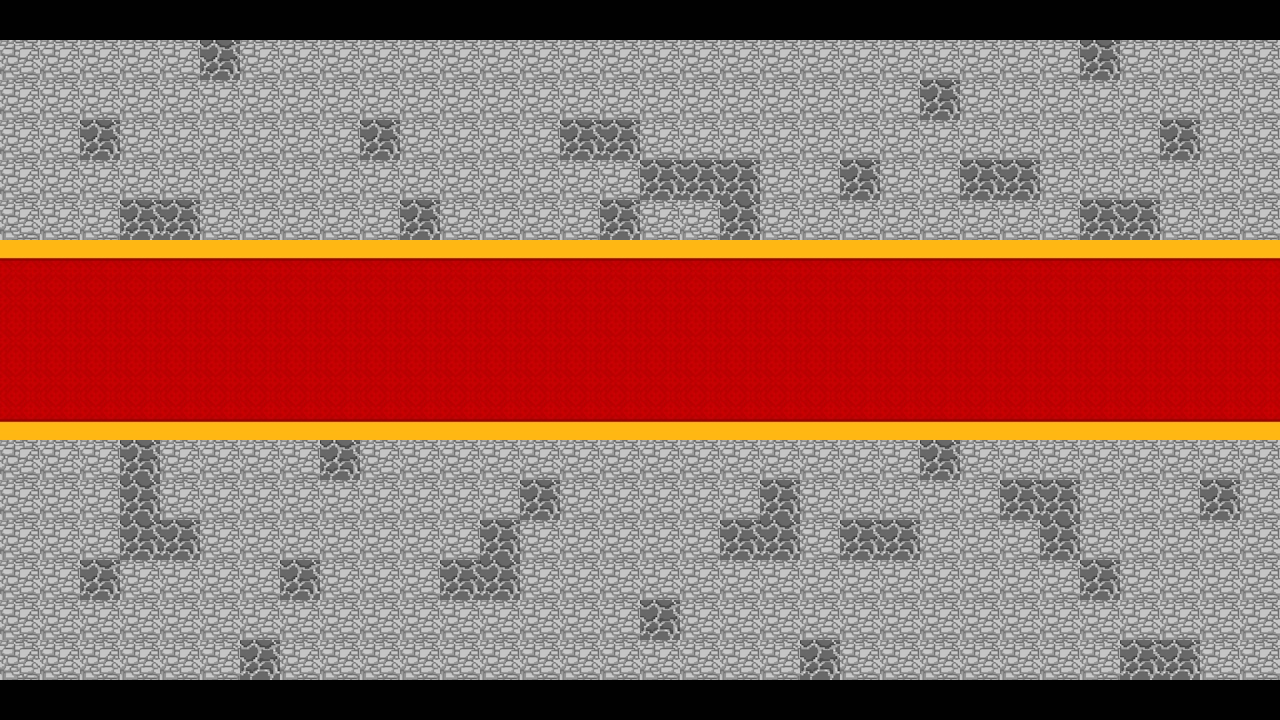

Below is a game level as drawn by its tile map, then a one-line description and the .tmx file that defines it, in full:
An orthogonal 32x18 tile map with 40x40 px tiles, 1 tile layer (Tile Layer 1).

<map version="1.10" tiledversion="1.11.2" orientation="orthogonal" renderorder="right-down" width="32" height="18" tilewidth="40" tileheight="40" infinite="0" nextlayerid="2" nextobjectid="1">
 <tileset firstgid="1" name="map" tilewidth="40" tileheight="40" tilecount="100" columns="10">
  <image source="map.png" width="400" height="400" />
 </tileset>
 <layer id="1" name="Tile Layer 1" width="32" height="18">
  <data encoding="csv">
13,13,13,13,13,13,13,13,13,13,13,13,13,13,13,13,13,13,13,13,13,13,13,13,13,13,13,13,13,13,13,13,
41,41,41,41,41,42,41,41,41,41,41,41,41,41,41,41,41,41,41,41,41,41,41,41,41,41,41,42,41,41,41,41,
41,41,41,41,41,41,41,41,41,41,41,41,41,41,41,41,41,41,41,41,41,41,41,42,41,41,41,41,41,41,41,41,
41,41,42,41,41,41,41,41,41,42,41,41,41,41,42,42,41,41,41,41,41,41,41,41,41,41,41,41,41,42,41,41,
41,41,41,41,41,41,41,41,41,41,41,41,41,41,41,41,42,42,42,41,41,42,41,41,42,42,41,41,41,41,41,41,
41,41,41,42,42,41,41,41,41,41,42,41,41,41,41,42,41,41,42,41,41,41,41,41,41,41,41,42,42,41,41,41,
43,43,43,43,43,43,43,43,43,43,43,43,43,43,43,43,43,43,43,43,43,43,43,43,43,43,43,43,43,43,43,43,
44,44,44,44,44,44,44,44,44,44,44,44,44,44,44,44,44,44,44,44,44,44,44,44,44,44,44,44,44,44,44,44,
44,44,44,44,44,44,44,44,44,44,44,44,44,44,44,44,44,44,44,44,44,44,44,44,44,44,44,44,44,44,44,44,
44,44,44,44,44,44,44,44,44,44,44,44,44,44,44,44,44,44,44,44,44,44,44,44,44,44,44,44,44,44,44,44,
45,45,45,45,45,45,45,45,45,45,45,45,45,45,45,45,45,45,45,45,45,45,45,45,45,45,45,45,45,45,45,45,
41,41,41,42,41,41,41,41,42,41,41,41,41,41,41,41,41,41,41,41,41,41,41,42,41,41,41,41,41,41,41,41,
41,41,41,42,41,41,41,41,41,41,41,41,41,42,41,41,41,41,41,42,41,41,41,41,41,42,42,41,41,41,42,41,
41,41,41,42,42,41,41,41,41,41,41,41,42,41,41,41,41,41,42,42,41,42,42,41,41,41,42,41,41,41,41,41,
41,41,42,41,41,41,41,42,41,41,41,42,42,41,41,41,41,41,41,41,41,41,41,41,41,41,41,42,41,41,41,41,
41,41,41,41,41,41,41,41,41,41,41,41,41,41,41,41,42,41,41,41,41,41,41,41,41,41,41,41,41,41,41,41,
41,41,41,41,41,41,42,41,41,41,41,41,41,41,41,41,41,41,41,41,42,41,41,41,41,41,41,41,42,42,41,41,
13,13,13,13,13,13,13,13,13,13,13,13,13,13,13,13,13,13,13,13,13,13,13,13,13,13,13,13,13,13,13,13
</data>
 </layer>
</map>